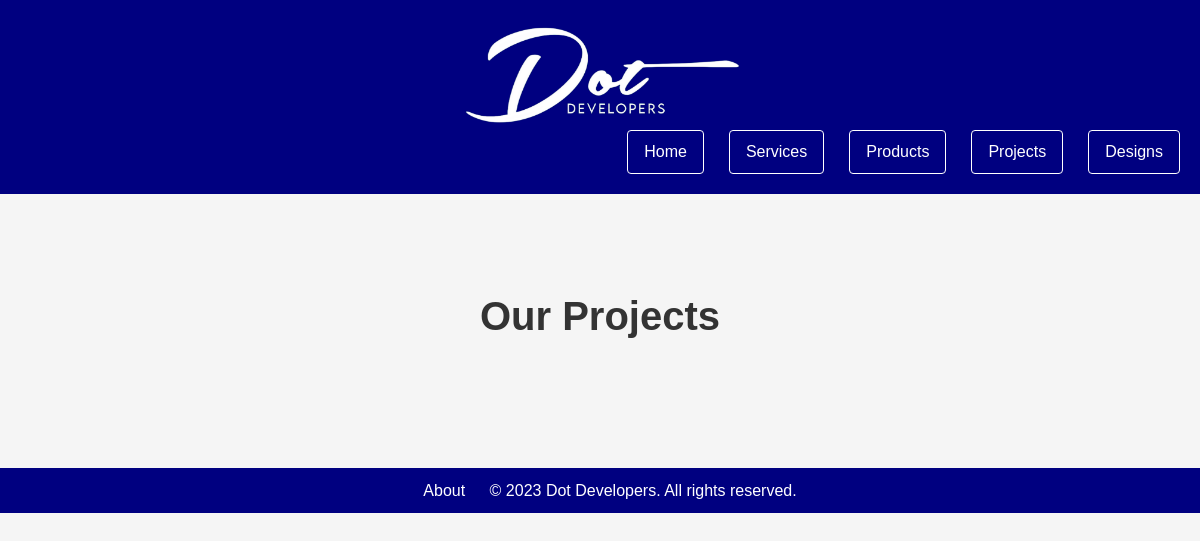
The page /projects/ on the database as committed earlier.
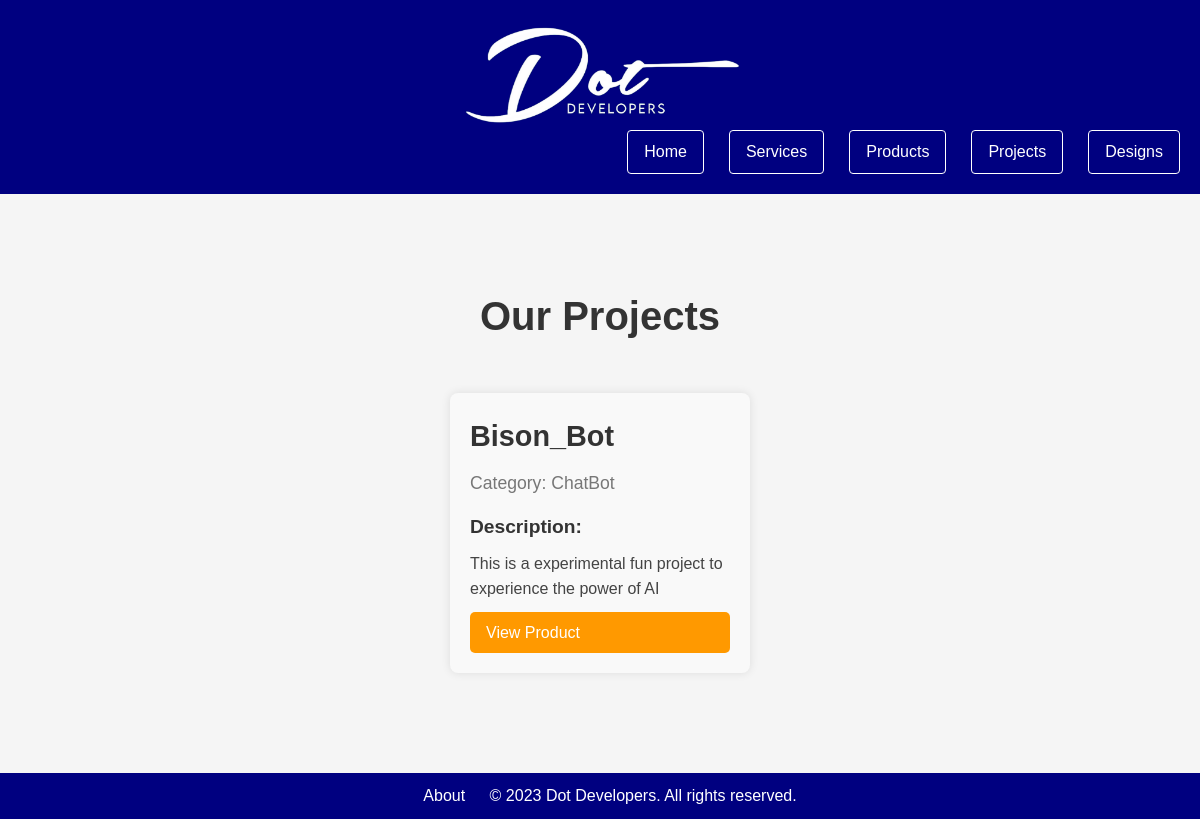
The same page on the database as committed later.
### website/models.py (models this page shows, shortened)
class Experimental_Projects(models.Model):
    name = models.CharField(max_length=100, null=True)
    description = models.CharField(max_length=500)
    catergory = models.CharField(max_length=100, null=True)
    url = models.URLField()

### website/views.py (the view)
# urls.py: path('projects/',views.experimental_projects, name='projects'),
def experimental_projects(request):
    projects = Experimental_Projects.objects.all()
    return render (request, 'dotdeveloper/project_list.html',{'projects':projects})

### website/templates/dotdeveloper/project_list.html
{% extends 'base.html' %}
{% load static %}
{% block main_content %}
<main>
    <section id="services" class="services-section">
        <h3 class="section-title">Our Projects</h3>
        <ul class="services-list">
            {% for project in projects %}
            <li class="service-item">
                <div class="service-info">
                    <h3 class="service-name">{{ project.name }}</h3>
                    <p class="service-category">Category: {{ project.catergory }}</p>
                    <h3 class="service-description-title">Description:</h3>
                    <p class="service-description">{{ project.description }}</p>
                    <a href="{{ project.url }}" class="service-link" target="_blank">View Product</a>
                </div>
            </li>
            {% endfor %}
        </ul>
    </section>
</main>
{% endblock %}

### website/templates/base.html (shortened to what this page needs)
{% load static %}
<head>
    <link rel="stylesheet" href="{% static 'css/styles.css' %}">
     <header>
        <div class="logo-section">
            <a href="{% url 'home' %}">
                <img src="{% static 'images/dot.png' %}" alt="dot" class="logo">
            </a>
        </div>
        <nav class="navigation">
            <a href="{% url 'home' %}" class="cta-button">Home</a>
            <a href="{% url 'explore_services' %}" class="cta-button">Services</a>
            <a href="{% url 'explore_products' %}" class="cta-button">Products</a>
            <a href="{% url 'projects' %}" class="cta-button">Projects</a>
            <a href="{% url 'designs' %}" class="cta-button">Designs</a>
        </nav>
    </header>
</head>
<body>
    <main>
        {% block main_content %}
        {% endblock %}
    </main>
</body>
<footer id="contact">
   <a href="{% url 'about_us' %}" class="cta-button">About</a>
    &copy; 2023 Dot Developers. All rights reserved.
</footer>

### static/css/styles.css (style rules this page uses)
* { margin: 0; padding: 0; box-sizing: border-box; }
body { font-family: Arial, sans-serif; line-height: 1.6; background-color: #f5f5f5; color: #333; }
header { background-color: navy; color: #fff; padding: 20px; }
main { padding: 20px; }
.services-section { padding: 40px 0; text-align: center; }
.services-list { list-style: none; padding: 0; }
.services-list li { margin-bottom: 10px; }
footer { background-color: navy; color: #fff; text-align: center; padding: 10px 0; }
.logo { max-width: 300px; height: auto; display: block; margin: 0 auto; transition: transform 0.5s ease; }
.cta-button { color: #ffffff; background-color: transparent; padding: 10px 20px; text-decoration: none; transition:color 0.3s ease, background-color 0.3s ease; }
.navigation { display: flex; gap: 25px; justify-content: flex-end; }
.navigation a { text-decoration: none; padding: 8px 16px; color: #ffffff; border: 1px solid #ffffff; border-radius: 4px; transition: background-color 0.3s, color 0.3s; justify-content: flex-end; }
.services-section { padding: 50px 0; text-align: center; }
.section-title { font-size: 2.5em; color: #333; margin-bottom: 30px; }
.services-list { list-style: none; padding: 0; margin: 0; display: flex; flex-wrap: wrap; justify-content: center; transition: transform 0.5s ease; }
.service-item { background-color: #f9f9f9; border-radius: 8px; box-shadow: 0 0 10px rgba(0, 0, 0, 0.1); padding: 20px; margin: 15px; width: 300px; text-align: left; }
.service-info { display: flex; flex-direction: column; }
.service-name { font-size: 1.8em; margin-bottom: 10px; }
.service-category { font-size: 1.1em; color: #777; }
.service-description-title { font-size: 1.2em; margin-top: 15px; margin-bottom: 8px; }
.service-description { color: #444; }
.service-link { display: inline-block; padding: 8px 16px; margin-top: 10px; background-color: #ff9900; color: #fff; text-decoration: none; border-radius: 5px; transition: background-color 0.3s ease; }

Rows that differ between the two databases and show on the page:
added Experimental_Projects: name "Bison_Bot", catergory "ChatBot", description "This is a experimental fun project to experience the power of AI"
